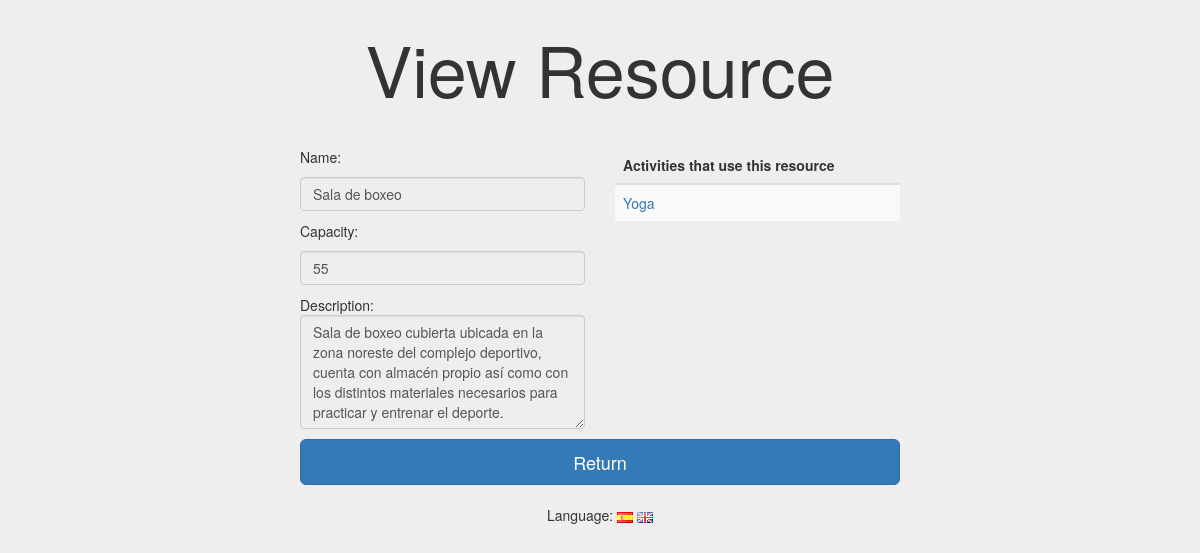
Page /index.php?controller=resources&action=view&id=20 (signed in) on the earlier database version.
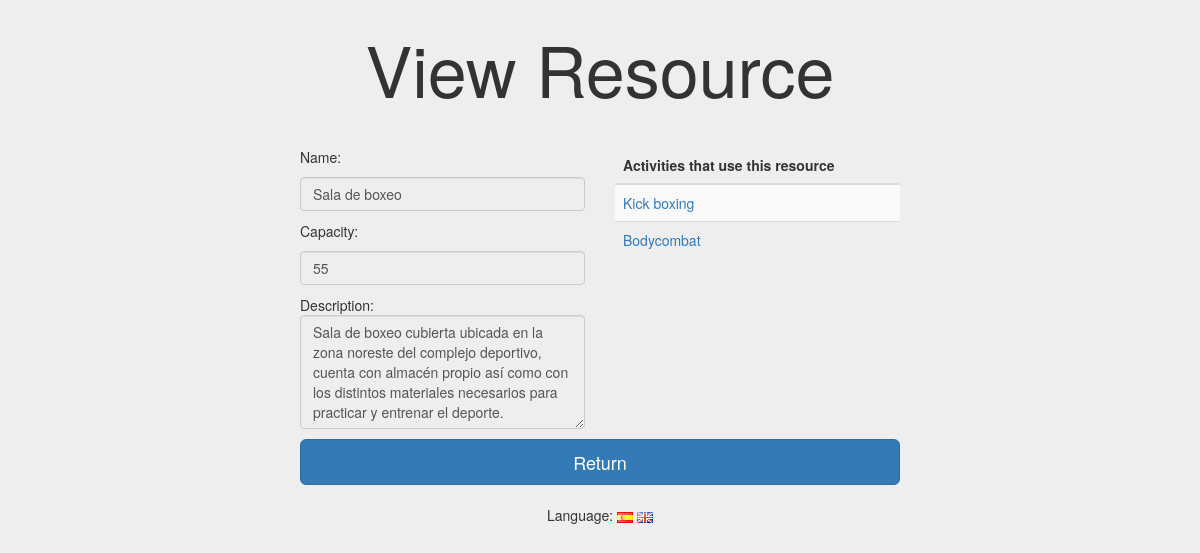
Same page on the later database version.
### tables this page shows
CREATE TABLE resources_activity (
	actividad INT(11) NOT NULL,
	recurso INT(11) NOT NULL,

	PRIMARY KEY (actividad, recurso),
	FOREIGN KEY (actividad) REFERENCES activities(id) ON DELETE CASCADE,
	FOREIGN KEY (recurso) REFERENCES resources(id) ON DELETE CASCADE
);

CREATE TABLE activities (
	id INT(11) NOT NULL AUTO_INCREMENT,
	nombre VARCHAR(255) NOT NULL,
	descripcion VARCHAR(20000),
	dia SET ('lunes', 'martes', 'miercoles', 'jueves', 'viernes', 'sabado', 'domingo'),
	hora_inicio TIME,
	hora_fin TIME,
	plazas INT(11),
	entrenador INT(11),

	PRIMARY KEY (id),
	FOREIGN KEY (entrenador) REFERENCES users(id)
);

### core/ViewManager.php (called while the page is built, shortened)
<?php
class ViewManager {
	private $variables = array();
	public function setVariable($varname, $value, $flash=false) {
		$this->variables[$varname] = $value;
	}
	public function getVariable($varname, $default=NULL) {
		if (!isset($this->variables[$varname])) {
			return $default;
		}
		return $this->variables[$varname];
	}
	public function render($controller, $viewname) {
		include(__DIR__."/../view/$controller/$viewname.php");
	}
	private static $viewmanager_singleton = NULL;
	public static function getInstance() {
		if (self::$viewmanager_singleton == null) {
			self::$viewmanager_singleton = new ViewManager();
		}
		return self::$viewmanager_singleton;
	}
}

### controller/ResourcesController.php (called while the page is built, shortened)
<?php
require_once(__DIR__."/../core/ViewManager.php");
require_once(__DIR__."/../core/I18n.php");
require_once(__DIR__."/../model/ResourceMapper.php");
class ResourcesController extends BaseController {
	private $resourceMapper;
	public function __construct() {
		$this->resourceMapper = new ResourceMapper();
	}
	public function view(){
		$id = $_REQUEST["id"];
		$resource = $this->resourceMapper->findById($id);
		$activities = $this->resourceMapper->findActivities($id);
		$this->view->setVariable("resource", $resource);
		$this->view->setVariable("activities", $activities);
		$this->view->setLayout("welcome");
		$this->view->render("resources", "view");
	}
}

### index.php (called while the page is built, shortened)
<?php
function run() {
	try {
		$controller = loadController($_GET["controller"]);
		$actionName = $_GET["action"];
		$controller->$actionName();
	} catch(Exception $ex) {
		die(i18n("An error has ocurred.<br>").$ex->getMessage());
	}
}
function loadController($controllerName) {
	return new $controllerClassName();
}
run();
?>

### core/I18n.php (called while the page is built, shortened)
<?php
class I18n {
	private $messages;
	public function setLanguage($language) {
		$this->messages = $i18n_messages;
	}
	public function i18n($key) {
		if (isset($this->messages[$key])){
			return $this->messages[$key];
		}else{
			return $key;
		}
	}
	private static $i18n_singleton = null;
	public static function getInstance() {
		if (self::$i18n_singleton == NULL) {
			self::$i18n_singleton = new I18n();
		}
		return self::$i18n_singleton;
	}
}
function i18n($key) {
	return I18n::getInstance()->i18n($key);
}

### model/Activity.php (called while the page is built, shortened)
<?php
class Activity{
	private $id;
	private $nombre;
	public function __construct($id=NULL, $nombre=NULL, $descripcion=NULL, $dia=NULL, $hora_inicio=NULL, $hora_fin=NULL, $plazas=0, $entrenador=NULL) {
		$this->id=$id;
		$this->nombre=$nombre;
	}
	public function getId(){
		return $this->id;
	}
	public function getNombre(){
		return $this->nombre;
	}
}

### model/ResourceMapper.php (called while the page is built, shortened)
<?php
require_once(__DIR__."/../core/PDOConnection.php");
require_once(__DIR__."/../model/Activity.php");
class ResourceMapper {
	private $db;
	public function __construct() {
		$this->db = PDOConnection::getInstance();
	}
	public function findById($id){
		$stmt = $this->db->prepare("SELECT * FROM resources WHERE id=?");
		$stmt->execute(array($id));
		$resource = $stmt->fetch(PDO::FETCH_ASSOC);
		if($resource != null) {
			return new Resource($resource["id"],
								$resource["nombre"],
								$resource["aforo"],
								$resource["descripcion"]);
		} else {
			return NULL;
		}
	}
	public function findActivities($id) {
		$stmt = $this->db->prepare("SELECT actividad FROM resources_activity WHERE recurso=?");
		$stmt->execute(array($id));
		$activity_ids = $stmt->fetchAll(PDO::FETCH_ASSOC);
		$activities = array();
		foreach ($activity_ids as $activity_id) {
			$stmt = $this->db->prepare("SELECT nombre FROM activities WHERE id=?");
			$stmt->execute(array($activity_id["actividad"]));
			$activity_name = $stmt->fetch(PDO::FETCH_ASSOC);
			array_push($activities, new Activity($activity_id["actividad"],
												 $activity_name["nombre"]));
		}
		return $activities;
	}
}

### core/PDOConnection.php (called while the page is built)
<?php
class PDOConnection {
	private static $dbhost = "127.0.0.1";
	private static $dbname = "gesgym";
	private static $dbuser = "gguser";
	private static $dbpass = "ggpass";
	private static $db_singleton = null;
	public static function getInstance() {
		if (self::$db_singleton == null) {
			self::$db_singleton = new PDO(
				"mysql:host=".self::$dbhost.";dbname=".self::$dbname.";charset=utf8",
				self::$dbuser,
				self::$dbpass,
				array(
					PDO::ATTR_EMULATE_PREPARES => false,
					PDO::ATTR_ERRMODE => PDO::ERRMODE_EXCEPTION
				)
			);
		}
		return self::$db_singleton;
	}
}
?>

### view/resources/view.php (the view, shortened to what the changed rows need)
<?php
require_once(__DIR__."/../../core/ViewManager.php");
$view = ViewManager::getInstance();
$activities = $view->getVariable("activities");
$view->setVariable("title", i18n("GesGym - View Resource"));
$view->setVariable("header", i18n("View Resource"));
?>
			<div class="row">
				<div class="col-sm-6">
					<div class="table-responsive">
						<table class="table table-striped table-hover">
							<thead>
								<tr>
									<th><?=i18n("Activities that use this resource")?></th>
								</tr>
							</thead>
							<tbody>
<?php foreach ($activities as $activity): ?>
								<tr>
									<td><a href="index.php?controller=activities&amp;action=view&amp;id=<?=$activity->getId()?>"><?=$activity->getNombre()?></a></td>
								</tr>
<?php endforeach; ?>
							</tbody>
						</table>
					</div>
				</div>
			</div>
<?=$view->moveToFragment("css")?>		<link rel="stylesheet" type="text/css" href="css/viewResourceStyle.css">

Differences in the rows shown:
removed resources_activity: actividad.nombre "Yoga"
added resources_activity: actividad.nombre "Kick boxing"
added resources_activity: actividad.nombre "Bodycombat"
